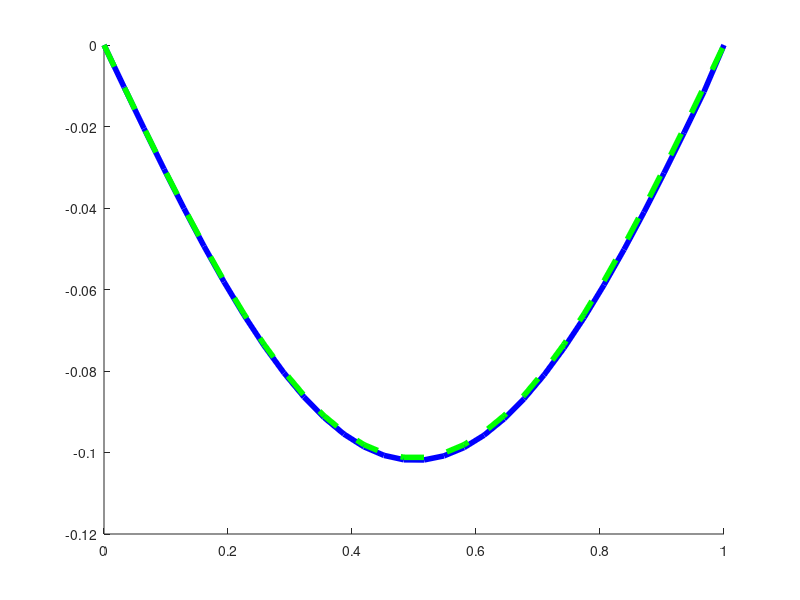
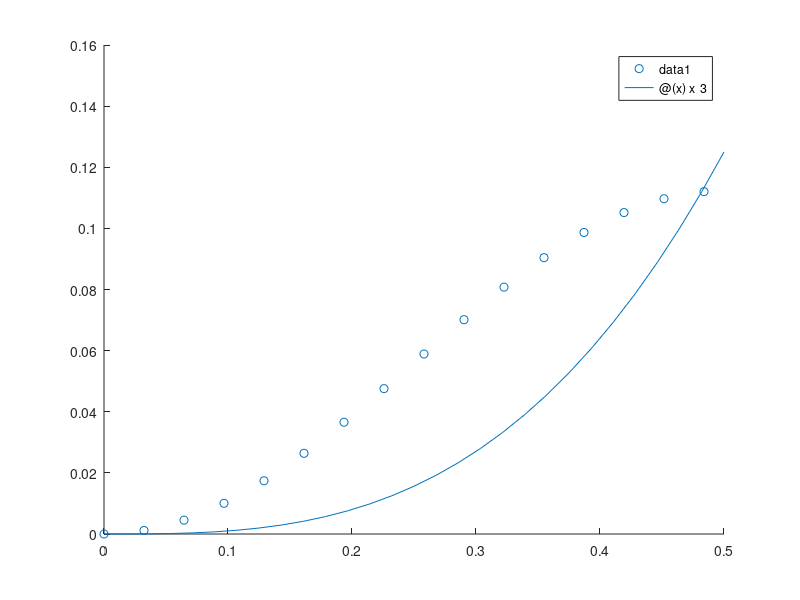
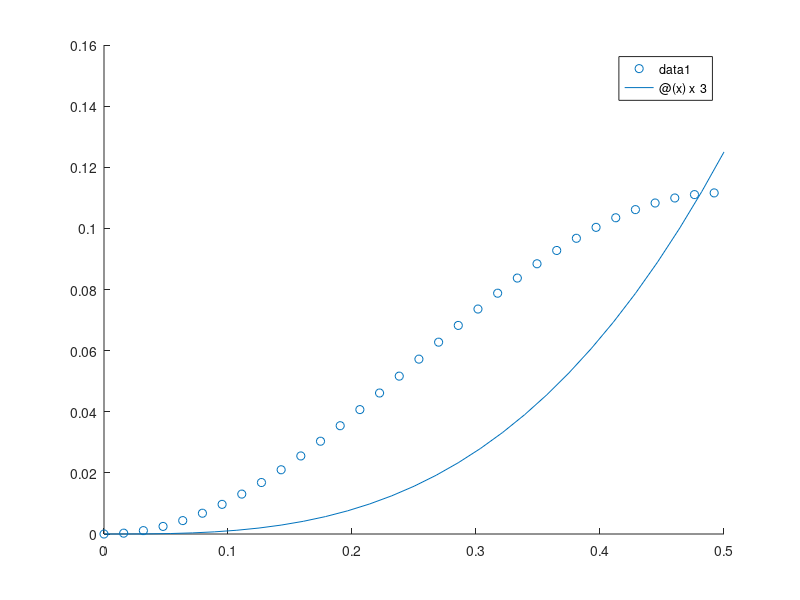
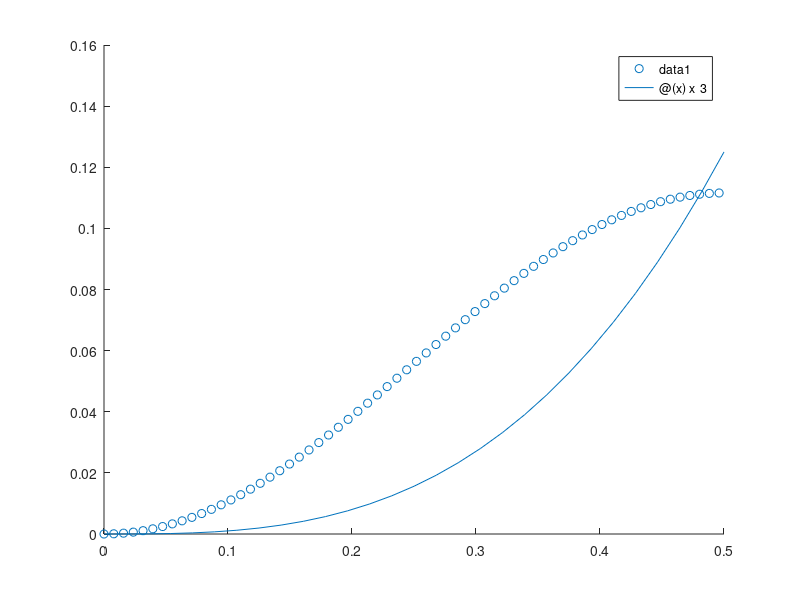

MATLAB code to generate these figures, in order:

%%Original Code Modified To Plot Sol. W/ 4th Order Methods

a = 0; % u(0) = 0
b = 0; % u(1) = 0

% ODE & Sol'n
f = @(x) sin(pi*x);
u_exact = @(x) -sin(pi*x)/(pi*pi);

% Num of pts, xVec, dt
n = 32;
x = linspace(0,1,n)';
h = x(2) - x(1);

% Right hand side
F = f(x(2:end-1));

% Specify F for Row 1 & 2
F(1) = F(1) - a/(12*h^2);
F(2) = F(2) + a/(12*h^2);

% Specify F for Row end-1
F(end-1) = F(end) + b/(12*h^2);

% Create matrix skipping first & last elems. 
A = zeros(n-2,n-2);

%Set Row 1 W/ F. Diff. Stencil
A(1,1) = (1/(12*h^2))*-15;
A(1,2) = (1/(12*h^2))*-4;
A(1,3) = (1/(12*h^2))*14;
A(1,4) = (1/(12*h^2))*-6;
A(1,5) = (1/(12*h^2))*1;

%Set Row 2
A(2,1) = (1/(12*h^2))*16;
A(2,2) = (1/(12*h^2))*-30;
A(2,3) = (1/(12*h^2))*16;
A(2,4) = (1/(12*h^2))*-1;

%Set Row end-1 
A(end-1,end) = (1/(12*h^2))*16;
A(end-1,end-1) = (1/(12*h^2))*-30;
A(end-1,end-2) = (1/(12*h^2))*16;
A(end-1,end-3) = (1/(12*h^2))*-1;

%Set Row end W/ Backwards Diff. Stencil
A(end,end) = (1/(12*h^2))*24;
A(end,end-1) = (1/(12*h^2))*-60;
A(end,end-2) = (1/(12*h^2))*48;
A(end,end-3) = (1/(12*h^2))*-12;

%Fill Rest of Matrix W/ Center Diff. W/ all 5 pts. 
for ii = 3:(n-4)
    
    A(ii,ii) = (1/(12*h^2))*-30;
    A(ii,ii+1) = (1/(12*h^2))*16;
    A(ii,ii-1) = (1/(12*h^2))*16;
    A(ii,ii+2) = (1/(12*h^2))*-1;
    A(ii,ii-2) = (1/(12*h^2))*-1;
end

% Solve system
UU = linsolve(A,F);
U = [a; UU; b];

%Plot Sol'n Against Apporx. 
figure(1); clf; hold on;
plot(x,U,'b','linewidth',4);
plot(x,u_exact(x),'g--', 'linewidth',4);

%%%%%%%%%%%%%%%%%%%%%%%%%%%%%%%%%%%%%%%%%%%%%%%%%%%%%%%%%%%%%%%%%

%%Now We Check the Error of Our Methods:

%Number of Points used & dt used
N = [32, 64, 128, 256];
H = [1/32; 1/64; 1/128; 1/256];

%Global Error Vector
Err1 = zeros(32,1);
Err2 = zeros(64,1);
Err3 = zeros(128,1);
Err4 = zeros(256,1);

for i = 1:4 
    
a = 0; % u(0) = 0
b = 0; % u(1) = 0

% ODE & Sol'n
f = @(x) sin(pi*x);
u_exact = @(x) -sin(pi*x)/(pi*pi);

% Num of pts, xVec, dt
n = N(1,i);
x = linspace(0,1,n)';
h = x(2) - x(1);

% Right hand side
F = f(x(2:end-1));

% Specify F for Row 1 & 2
F(1) = F(1) - a/(12*h^2);
F(2) = F(2) + a/(12*h^2);

% Specify F for Row end-1
F(end-1) = F(end) + b/(12*h^2);

% Create matrix skipping first & last elems. 
A = zeros(n-2,n-2);

%Set Row 1 W/ F. Diff. Stencil
A(1,1) = (1/(12*h^2))*-15;
A(1,2) = (1/(12*h^2))*-4;
A(1,3) = (1/(12*h^2))*14;
A(1,4) = (1/(12*h^2))*-6;
A(1,5) = (1/(12*h^2))*1;

%Set Row 2
A(2,1) = (1/(12*h^2))*16;
A(2,2) = (1/(12*h^2))*-30;
A(2,3) = (1/(12*h^2))*16;
A(2,4) = (1/(12*h^2))*-1;

%Set Row end-1 
A(end-1,end) = (1/(12*h^2))*16;
A(end-1,end-1) = (1/(12*h^2))*-30;
A(end-1,end-2) = (1/(12*h^2))*16;
A(end-1,end-3) = (1/(12*h^2))*-1;

%Set Row end W/ Backwards Diff. Stencil
A(end,end) = (1/(12*h^2))*24;
A(end,end-1) = (1/(12*h^2))*-60;
A(end,end-2) = (1/(12*h^2))*48;
A(end,end-3) = (1/(12*h^2))*-12;

%Fill Rest of Matrix W/ Center Diff. W/ all 5 pts. 
for ii = 3:(n-4)
    
    A(ii,ii) = (1/(12*h^2))*-30;
    A(ii,ii+1) = (1/(12*h^2))*16;
    A(ii,ii-1) = (1/(12*h^2))*16;
    A(ii,ii+2) = (1/(12*h^2))*-1;
    A(ii,ii-2) = (1/(12*h^2))*-1;
end

% Solve system
UU = linsolve(A,F);
U = [a; UU; b];
    
%Accumulated Error of Sol. 
err = zeros(n,1);

%Find Accumulated Error for choice of n
for j = 1: n
    
    err(j,1) = abs(U(j)-f((j-1)*h));
end

if (i == 1)
    Err1 = U.*err;
end

if (i == 2)
    Err2 = U.*err;
end

if (i == 3)
    Err3 = U.*err;
end

if (i == 4)
    Err4 = U.*err;
end

end

x1 = linspace(0,1,32)';
x2 = linspace(0,1,64)';
x3 = linspace(0,1,128)';
x4 = linspace(0,1,256)';

% Each respective Err is A.*E = -tao
% So taking the abs(-tao) yields truncation 
% error over solution. So we plot this for 
% error examination. 

figure(2);
hold on;
scatter(x1,abs(Err1));
fplot(@(x) x^3, [0,.5]);

figure(3); hold on;
scatter(x2,abs(Err2));
fplot(@(x) x^3, [0,.5]);

figure(4); hold on;
scatter(x3,abs(Err3));
fplot(@(x) x^3, [0,.5]);

figure(5); hold on;
scatter(x4,abs(Err4));
fplot(@(x) x^3, [0,.5]);

